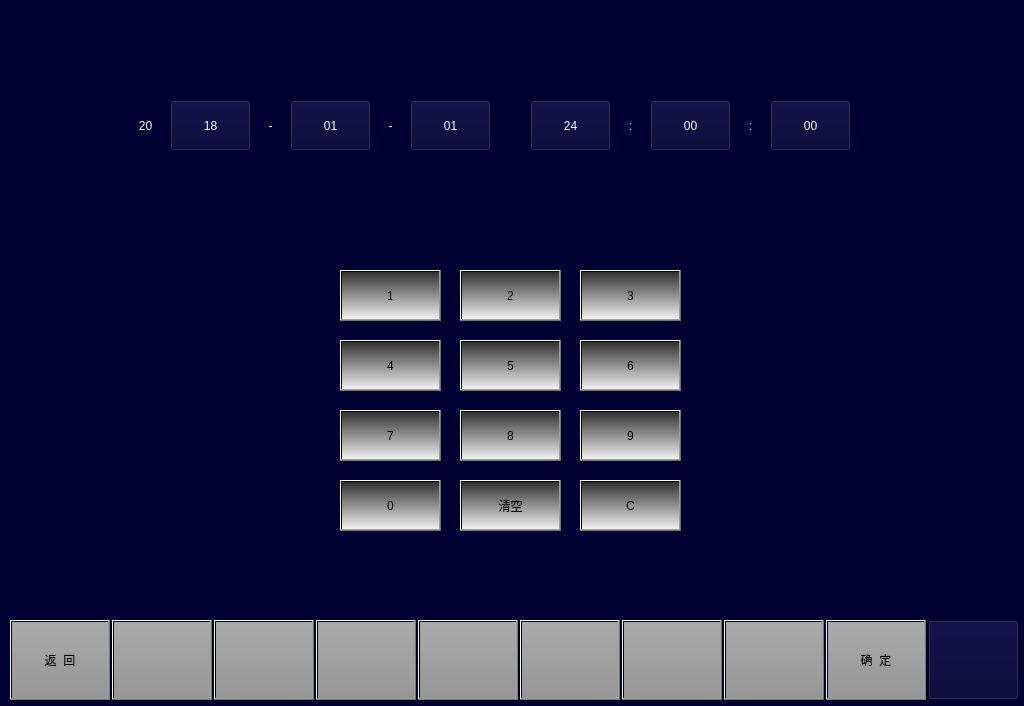
<?xml version="1.0" encoding="UTF-8"?>
<ui version="4.0">
 <class>VehicleMTTimeSetPage</class>
 <widget class="QWidget" name="VehicleMTTimeSetPage">
  <property name="geometry">
   <rect>
    <x>0</x>
    <y>0</y>
    <width>1024</width>
    <height>706</height>
   </rect>
  </property>
  <property name="windowTitle">
   <string>Form</string>
  </property>
  <property name="styleSheet">
   <string notr="true">QWidget
{
	background-color:rgb(0,0,50);
}</string>
  </property>
  <widget class="QPushButton" name="BTNNum1">
   <property name="geometry">
    <rect>
     <x>340</x>
     <y>270</y>
     <width>101</width>
     <height>51</height>
    </rect>
   </property>
   <property name="focusPolicy">
    <enum>Qt::NoFocus</enum>
   </property>
   <property name="styleSheet">
    <string notr="true">font: 20px, &quot;微软雅黑&quot;;
color: black;
background:qlineargradient(spread:pad,x1:0,y1:0,x2:0,y2:1,stop:0 rgba(50,50,50,255),stop:1 rgba(240,240,240,255));</string>
   </property>
   <property name="text">
    <string>1</string>
   </property>
  </widget>
  <widget class="QPushButton" name="BTNNum4">
   <property name="geometry">
    <rect>
     <x>340</x>
     <y>340</y>
     <width>101</width>
     <height>51</height>
    </rect>
   </property>
   <property name="focusPolicy">
    <enum>Qt::NoFocus</enum>
   </property>
   <property name="styleSheet">
    <string notr="true">font: 20px, &quot;微软雅黑&quot;;
color: black;
background:qlineargradient(spread:pad,x1:0,y1:0,x2:0,y2:1,stop:0 rgba(50,50,50,255),stop:1 rgba(240,240,240,255));</string>
   </property>
   <property name="text">
    <string>4</string>
   </property>
  </widget>
  <widget class="QPushButton" name="BTNNum9">
   <property name="geometry">
    <rect>
     <x>580</x>
     <y>410</y>
     <width>101</width>
     <height>51</height>
    </rect>
   </property>
   <property name="focusPolicy">
    <enum>Qt::NoFocus</enum>
   </property>
   <property name="styleSheet">
    <string notr="true">font: 20px, &quot;微软雅黑&quot;;
color: black;
background:qlineargradient(spread:pad,x1:0,y1:0,x2:0,y2:1,stop:0 rgba(50,50,50,255),stop:1 rgba(240,240,240,255));</string>
   </property>
   <property name="text">
    <string>9</string>
   </property>
  </widget>
  <widget class="QPushButton" name="BTNNum0">
   <property name="geometry">
    <rect>
     <x>340</x>
     <y>480</y>
     <width>101</width>
     <height>51</height>
    </rect>
   </property>
   <property name="focusPolicy">
    <enum>Qt::NoFocus</enum>
   </property>
   <property name="styleSheet">
    <string notr="true">font: 20px, &quot;微软雅黑&quot;;
color: black;
background:qlineargradient(spread:pad,x1:0,y1:0,x2:0,y2:1,stop:0 rgba(50,50,50,255),stop:1 rgba(240,240,240,255));</string>
   </property>
   <property name="text">
    <string>0</string>
   </property>
  </widget>
  <widget class="QPushButton" name="BTNNum7">
   <property name="geometry">
    <rect>
     <x>340</x>
     <y>410</y>
     <width>101</width>
     <height>51</height>
    </rect>
   </property>
   <property name="focusPolicy">
    <enum>Qt::NoFocus</enum>
   </property>
   <property name="styleSheet">
    <string notr="true">font: 20px, &quot;微软雅黑&quot;;
color: black;
background:qlineargradient(spread:pad,x1:0,y1:0,x2:0,y2:1,stop:0 rgba(50,50,50,255),stop:1 rgba(240,240,240,255));</string>
   </property>
   <property name="text">
    <string>7</string>
   </property>
  </widget>
  <widget class="QPushButton" name="BTNNum8">
   <property name="geometry">
    <rect>
     <x>460</x>
     <y>410</y>
     <width>101</width>
     <height>51</height>
    </rect>
   </property>
   <property name="focusPolicy">
    <enum>Qt::NoFocus</enum>
   </property>
   <property name="styleSheet">
    <string notr="true">font: 20px, &quot;微软雅黑&quot;;
color: black;
background:qlineargradient(spread:pad,x1:0,y1:0,x2:0,y2:1,stop:0 rgba(50,50,50,255),stop:1 rgba(240,240,240,255));</string>
   </property>
   <property name="text">
    <string>8</string>
   </property>
  </widget>
  <widget class="QPushButton" name="BTNNumClear">
   <property name="geometry">
    <rect>
     <x>460</x>
     <y>480</y>
     <width>101</width>
     <height>51</height>
    </rect>
   </property>
   <property name="focusPolicy">
    <enum>Qt::NoFocus</enum>
   </property>
   <property name="styleSheet">
    <string notr="true">font: 20px, &quot;微软雅黑&quot;;
color: black;
background:qlineargradient(spread:pad,x1:0,y1:0,x2:0,y2:1,stop:0 rgba(50,50,50,255),stop:1 rgba(240,240,240,255));</string>
   </property>
   <property name="text">
    <string>清空</string>
   </property>
  </widget>
  <widget class="QPushButton" name="BTNNum2">
   <property name="geometry">
    <rect>
     <x>460</x>
     <y>270</y>
     <width>101</width>
     <height>51</height>
    </rect>
   </property>
   <property name="focusPolicy">
    <enum>Qt::NoFocus</enum>
   </property>
   <property name="styleSheet">
    <string notr="true">font: 20px, &quot;微软雅黑&quot;;
color: black;
background:qlineargradient(spread:pad,x1:0,y1:0,x2:0,y2:1,stop:0 rgba(50,50,50,255),stop:1 rgba(240,240,240,255));</string>
   </property>
   <property name="text">
    <string>2</string>
   </property>
  </widget>
  <widget class="QPushButton" name="BTNNum5">
   <property name="geometry">
    <rect>
     <x>460</x>
     <y>340</y>
     <width>101</width>
     <height>51</height>
    </rect>
   </property>
   <property name="focusPolicy">
    <enum>Qt::NoFocus</enum>
   </property>
   <property name="styleSheet">
    <string notr="true">font: 20px, &quot;微软雅黑&quot;;
color: black;
background:qlineargradient(spread:pad,x1:0,y1:0,x2:0,y2:1,stop:0 rgba(50,50,50,255),stop:1 rgba(240,240,240,255));</string>
   </property>
   <property name="text">
    <string>5</string>
   </property>
  </widget>
  <widget class="QPushButton" name="BTNNum3">
   <property name="geometry">
    <rect>
     <x>580</x>
     <y>270</y>
     <width>101</width>
     <height>51</height>
    </rect>
   </property>
   <property name="focusPolicy">
    <enum>Qt::NoFocus</enum>
   </property>
   <property name="styleSheet">
    <string notr="true">font: 20px, &quot;微软雅黑&quot;;
color: black;
background:qlineargradient(spread:pad,x1:0,y1:0,x2:0,y2:1,stop:0 rgba(50,50,50,255),stop:1 rgba(240,240,240,255));</string>
   </property>
   <property name="text">
    <string>3</string>
   </property>
  </widget>
  <widget class="QPushButton" name="BTNNum6">
   <property name="geometry">
    <rect>
     <x>580</x>
     <y>340</y>
     <width>101</width>
     <height>51</height>
    </rect>
   </property>
   <property name="focusPolicy">
    <enum>Qt::NoFocus</enum>
   </property>
   <property name="styleSheet">
    <string notr="true">font: 20px, &quot;微软雅黑&quot;;
color: black;
background:qlineargradient(spread:pad,x1:0,y1:0,x2:0,y2:1,stop:0 rgba(50,50,50,255),stop:1 rgba(240,240,240,255));</string>
   </property>
   <property name="text">
    <string>6</string>
   </property>
  </widget>
  <widget class="QPushButton" name="BTNNumC">
   <property name="geometry">
    <rect>
     <x>580</x>
     <y>480</y>
     <width>101</width>
     <height>51</height>
    </rect>
   </property>
   <property name="focusPolicy">
    <enum>Qt::NoFocus</enum>
   </property>
   <property name="styleSheet">
    <string notr="true">font: 20px, &quot;微软雅黑&quot;;
color: black;
background:qlineargradient(spread:pad,x1:0,y1:0,x2:0,y2:1,stop:0 rgba(50,50,50,255),stop:1 rgba(240,240,240,255));</string>
   </property>
   <property name="text">
    <string>C</string>
   </property>
  </widget>
  <widget class="QPushButton" name="BTN_year">
   <property name="geometry">
    <rect>
     <x>170</x>
     <y>100</y>
     <width>81</width>
     <height>51</height>
    </rect>
   </property>
   <property name="styleSheet">
    <string notr="true">font: 24px, &quot;微软雅黑&quot;;
color: rgb(255, 255, 255);
</string>
   </property>
   <property name="text">
    <string>18</string>
   </property>
  </widget>
  <widget class="QPushButton" name="BTN8">
   <property name="geometry">
    <rect>
     <x>724</x>
     <y>620</y>
     <width>100</width>
     <height>80</height>
    </rect>
   </property>
   <property name="focusPolicy">
    <enum>Qt::NoFocus</enum>
   </property>
   <property name="styleSheet">
    <string notr="true">	font: 20px, &quot;微软雅黑&quot;;
    color: black;
	transparent;background:qlineargradient(spread:pad,x1:0,y1:0,x2:0,y2:1,stop:0 rgba(170,170,170,255),stop:1 rgba(150,150,150,255));
</string>
   </property>
   <property name="text">
    <string/>
   </property>
  </widget>
  <widget class="QPushButton" name="BTN2">
   <property name="geometry">
    <rect>
     <x>112</x>
     <y>620</y>
     <width>100</width>
     <height>80</height>
    </rect>
   </property>
   <property name="focusPolicy">
    <enum>Qt::NoFocus</enum>
   </property>
   <property name="styleSheet">
    <string notr="true">font: 20px, &quot;微软雅黑&quot;;color: black;transparent;background:qlineargradient(spread:pad,x1:0,y1:0,x2:0,y2:1,stop:0 rgba(170,170,170,255),stop:1 rgba(150,150,150,255));</string>
   </property>
   <property name="text">
    <string/>
   </property>
  </widget>
  <widget class="QPushButton" name="BTNHome">
   <property name="geometry">
    <rect>
     <x>928</x>
     <y>620</y>
     <width>91</width>
     <height>80</height>
    </rect>
   </property>
   <property name="focusPolicy">
    <enum>Qt::NoFocus</enum>
   </property>
   <property name="styleSheet">
    <string notr="true">border-image: url(:/images/image/Home.png);</string>
   </property>
   <property name="text">
    <string/>
   </property>
  </widget>
  <widget class="QPushButton" name="BTN5">
   <property name="geometry">
    <rect>
     <x>418</x>
     <y>620</y>
     <width>100</width>
     <height>80</height>
    </rect>
   </property>
   <property name="focusPolicy">
    <enum>Qt::NoFocus</enum>
   </property>
   <property name="styleSheet">
    <string notr="true">	font: 20px, &quot;微软雅黑&quot;;
    color: black;
	transparent;background:qlineargradient(spread:pad,x1:0,y1:0,x2:0,y2:1,stop:0 rgba(170,170,170,255),stop:1 rgba(150,150,150,255));
</string>
   </property>
   <property name="text">
    <string/>
   </property>
  </widget>
  <widget class="QPushButton" name="BTN7">
   <property name="geometry">
    <rect>
     <x>622</x>
     <y>620</y>
     <width>100</width>
     <height>80</height>
    </rect>
   </property>
   <property name="focusPolicy">
    <enum>Qt::NoFocus</enum>
   </property>
   <property name="styleSheet">
    <string notr="true">	font: 20px, &quot;微软雅黑&quot;;
    color: black;
	transparent;background:qlineargradient(spread:pad,x1:0,y1:0,x2:0,y2:1,stop:0 rgba(170,170,170,255),stop:1 rgba(150,150,150,255));
</string>
   </property>
   <property name="text">
    <string/>
   </property>
  </widget>
  <widget class="QPushButton" name="BTN1back">
   <property name="geometry">
    <rect>
     <x>10</x>
     <y>620</y>
     <width>100</width>
     <height>80</height>
    </rect>
   </property>
   <property name="focusPolicy">
    <enum>Qt::NoFocus</enum>
   </property>
   <property name="styleSheet">
    <string notr="true">font: 20px, &quot;微软雅黑&quot;;color: black;transparent;background:qlineargradient(spread:pad,x1:0,y1:0,x2:0,y2:1,stop:0 rgba(170,170,170,255),stop:1 rgba(150,150,150,255));</string>
   </property>
   <property name="text">
    <string>返  回</string>
   </property>
  </widget>
  <widget class="QPushButton" name="BTN9OK">
   <property name="geometry">
    <rect>
     <x>826</x>
     <y>620</y>
     <width>100</width>
     <height>80</height>
    </rect>
   </property>
   <property name="focusPolicy">
    <enum>Qt::NoFocus</enum>
   </property>
   <property name="styleSheet">
    <string notr="true">	font: 20px, &quot;微软雅黑&quot;;
    color: black;
	transparent;background:qlineargradient(spread:pad,x1:0,y1:0,x2:0,y2:1,stop:0 rgba(170,170,170,255),stop:1 rgba(150,150,150,255));
</string>
   </property>
   <property name="text">
    <string>确  定</string>
   </property>
  </widget>
  <widget class="QPushButton" name="BTN4">
   <property name="geometry">
    <rect>
     <x>316</x>
     <y>620</y>
     <width>100</width>
     <height>80</height>
    </rect>
   </property>
   <property name="focusPolicy">
    <enum>Qt::NoFocus</enum>
   </property>
   <property name="styleSheet">
    <string notr="true">	font: 20px, &quot;微软雅黑&quot;;
    color: black;
	transparent;background:qlineargradient(spread:pad,x1:0,y1:0,x2:0,y2:1,stop:0 rgba(170,170,170,255),stop:1 rgba(150,150,150,255));
</string>
   </property>
   <property name="text">
    <string/>
   </property>
  </widget>
  <widget class="QPushButton" name="BTN6">
   <property name="geometry">
    <rect>
     <x>520</x>
     <y>620</y>
     <width>100</width>
     <height>80</height>
    </rect>
   </property>
   <property name="focusPolicy">
    <enum>Qt::NoFocus</enum>
   </property>
   <property name="styleSheet">
    <string notr="true">	font: 20px, &quot;微软雅黑&quot;;
    color: black;
	transparent;background:qlineargradient(spread:pad,x1:0,y1:0,x2:0,y2:1,stop:0 rgba(170,170,170,255),stop:1 rgba(150,150,150,255));
</string>
   </property>
   <property name="text">
    <string/>
   </property>
  </widget>
  <widget class="QPushButton" name="BTN3">
   <property name="geometry">
    <rect>
     <x>214</x>
     <y>620</y>
     <width>100</width>
     <height>80</height>
    </rect>
   </property>
   <property name="focusPolicy">
    <enum>Qt::NoFocus</enum>
   </property>
   <property name="styleSheet">
    <string notr="true">	font: 20px, &quot;微软雅黑&quot;;
    color: black;
	transparent;background:qlineargradient(spread:pad,x1:0,y1:0,x2:0,y2:1,stop:0 rgba(170,170,170,255),stop:1 rgba(150,150,150,255));
</string>
   </property>
   <property name="text">
    <string/>
   </property>
  </widget>
  <widget class="QLabel" name="lbl_Year">
   <property name="geometry">
    <rect>
     <x>130</x>
     <y>100</y>
     <width>31</width>
     <height>51</height>
    </rect>
   </property>
   <property name="styleSheet">
    <string notr="true">font: 24px, &quot;微软雅黑&quot;;
color: rgb(255, 255, 255);</string>
   </property>
   <property name="text">
    <string>20</string>
   </property>
   <property name="alignment">
    <set>Qt::AlignCenter</set>
   </property>
  </widget>
  <widget class="QLabel" name="lbl_1">
   <property name="geometry">
    <rect>
     <x>260</x>
     <y>100</y>
     <width>21</width>
     <height>51</height>
    </rect>
   </property>
   <property name="styleSheet">
    <string notr="true">font: 24px, &quot;微软雅黑&quot;;
color: rgb(255, 255, 255);</string>
   </property>
   <property name="text">
    <string>-</string>
   </property>
   <property name="alignment">
    <set>Qt::AlignCenter</set>
   </property>
  </widget>
  <widget class="QPushButton" name="BTN_month">
   <property name="geometry">
    <rect>
     <x>290</x>
     <y>100</y>
     <width>81</width>
     <height>51</height>
    </rect>
   </property>
   <property name="styleSheet">
    <string notr="true">font: 24px, &quot;微软雅黑&quot;;
color: rgb(255, 255, 255);
</string>
   </property>
   <property name="text">
    <string>01</string>
   </property>
  </widget>
  <widget class="QPushButton" name="BTN_day">
   <property name="geometry">
    <rect>
     <x>410</x>
     <y>100</y>
     <width>81</width>
     <height>51</height>
    </rect>
   </property>
   <property name="styleSheet">
    <string notr="true">font: 24px, &quot;微软雅黑&quot;;
color: rgb(255, 255, 255);
</string>
   </property>
   <property name="text">
    <string>01</string>
   </property>
  </widget>
  <widget class="QLabel" name="lbl_2">
   <property name="geometry">
    <rect>
     <x>380</x>
     <y>100</y>
     <width>21</width>
     <height>51</height>
    </rect>
   </property>
   <property name="styleSheet">
    <string notr="true">font: 24px, &quot;微软雅黑&quot;;
color: rgb(255, 255, 255);</string>
   </property>
   <property name="text">
    <string>-</string>
   </property>
   <property name="alignment">
    <set>Qt::AlignCenter</set>
   </property>
  </widget>
  <widget class="QPushButton" name="BTN_hour">
   <property name="geometry">
    <rect>
     <x>530</x>
     <y>100</y>
     <width>81</width>
     <height>51</height>
    </rect>
   </property>
   <property name="styleSheet">
    <string notr="true">font: 24px, &quot;微软雅黑&quot;;
color: rgb(255, 255, 255);
</string>
   </property>
   <property name="text">
    <string>24</string>
   </property>
  </widget>
  <widget class="QLabel" name="lbl_3">
   <property name="geometry">
    <rect>
     <x>620</x>
     <y>100</y>
     <width>21</width>
     <height>51</height>
    </rect>
   </property>
   <property name="styleSheet">
    <string notr="true">font: 24px, &quot;微软雅黑&quot;;
color: rgb(255, 255, 255);</string>
   </property>
   <property name="text">
    <string>:</string>
   </property>
   <property name="alignment">
    <set>Qt::AlignCenter</set>
   </property>
  </widget>
  <widget class="QPushButton" name="BTN_minute">
   <property name="geometry">
    <rect>
     <x>650</x>
     <y>100</y>
     <width>81</width>
     <height>51</height>
    </rect>
   </property>
   <property name="styleSheet">
    <string notr="true">font: 24px, &quot;微软雅黑&quot;;
color: rgb(255, 255, 255);
</string>
   </property>
   <property name="text">
    <string>00</string>
   </property>
  </widget>
  <widget class="QLabel" name="lbl_4">
   <property name="geometry">
    <rect>
     <x>740</x>
     <y>100</y>
     <width>21</width>
     <height>51</height>
    </rect>
   </property>
   <property name="styleSheet">
    <string notr="true">font: 24px, &quot;微软雅黑&quot;;
color: rgb(255, 255, 255);</string>
   </property>
   <property name="text">
    <string>:</string>
   </property>
   <property name="alignment">
    <set>Qt::AlignCenter</set>
   </property>
  </widget>
  <widget class="QPushButton" name="BTN_second">
   <property name="geometry">
    <rect>
     <x>770</x>
     <y>100</y>
     <width>81</width>
     <height>51</height>
    </rect>
   </property>
   <property name="styleSheet">
    <string notr="true">font: 24px, &quot;微软雅黑&quot;;
color: rgb(255, 255, 255);
</string>
   </property>
   <property name="text">
    <string>00</string>
   </property>
  </widget>
 </widget>
 <resources/>
 <connections/>
</ui>
